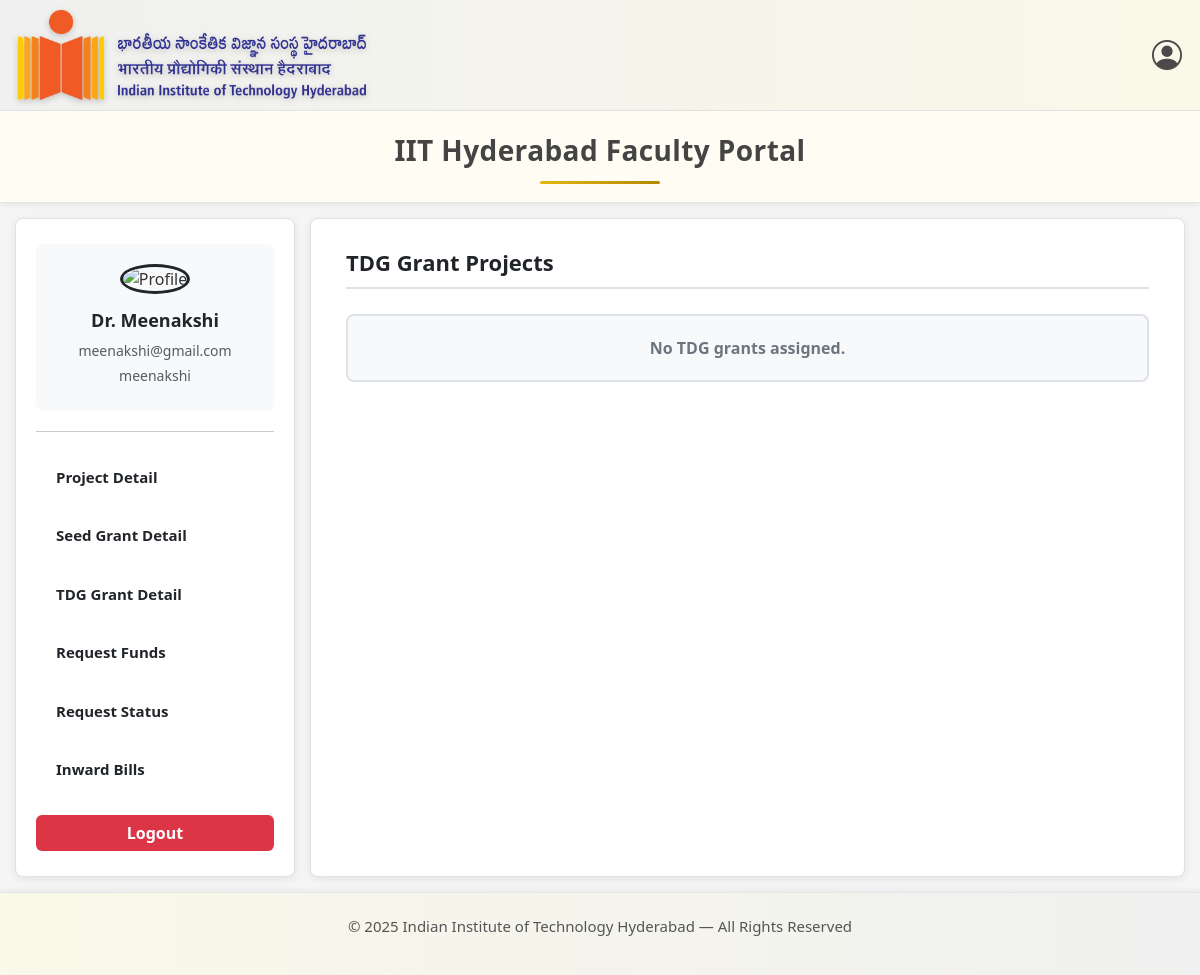
The app's page /dashboard/ (signed in) with its own data.
### project/models.py (models this page shows, shortened)
class Faculty(models.Model):
    user = models.OneToOneField(settings.AUTH_USER_MODEL,related_name='faculty', on_delete=models.CASCADE, null=True, blank=True)
    faculty_id = models.CharField(max_length=50, unique=True, primary_key=True)  # Excel: Faculty ID
    pi_name = models.CharField(max_length=255)  # Excel: PI Name
    email = models.EmailField(blank=True, null=True)  # Excel: PI Email ID
    designation = models.CharField(max_length=100, blank=True, null=True)
    department = models.CharField(max_length=100, blank=True, null=True)  # Excel: Dept.
    photo = models.ImageField(upload_to='faculty_photos/', blank=True, null=True)
    class Meta:
        verbose_name = "Faculty Member"
        verbose_name_plural = "Faculty Members"

class CustomUser(AbstractUser):
    ROLE_CHOICES = (
        ('faculty', 'Faculty'),
        ('admin', 'Admin Member'),
        ('sheet', 'SheetUser')
    )
    role = models.CharField(max_length=20, choices=ROLE_CHOICES, default='faculty')
    objects = CustomUserManager()
    class Meta:
        verbose_name = "user"
        verbose_name_plural = "Users"

### project/views.py (the view)
# urls.py: path('dashboard/', views.dashboard, name='dashboard'),
@login_required
def dashboard(request):
    faculty = get_object_or_404(Faculty, user=request.user)
    projects = Project.objects.filter(faculty_id=faculty.faculty_id)
    seed_projects = SeedGrant.objects.filter(faculty_id=faculty.faculty_id)
    tdg_projects = TDGGrant.objects.filter(faculty_id=faculty.faculty_id)
    for s in seed_projects:
        s.encoded_grant_no = urllib.parse.quote(s.grant_no, safe="")
    for t in tdg_projects:
        t.encoded_grant_no = urllib.parse.quote(t.grant_no, safe="")
    project_type = request.GET.get("type", "all")  # all / project / seed
    if project_type == "project":
        show_projects = True
        show_seed = False
        show_tdg = False
    elif project_type == "seed":
        show_projects = False
        show_seed = True
        show_tdg = False   # ✅ show both Seed + TDG together
    else:
        show_projects = False
        show_seed = False
        show_tdg = True  # ✅ default: show everything
    return render(request, "dashboard.html", {
        "faculty": faculty,
        "projects": projects,
        "seed_projects": seed_projects,
        "tdg_projects": tdg_projects,
        "project_type": project_type,
        "show_projects": show_projects,
        "show_seed": show_seed,
        "show_tdg": show_tdg,
    })

### templates/dashboard.html (shortened to what this page needs)
{% extends "base.html" %}
{% load static %}
{% block content %}
<div class="dashboard-wrapper">
    <aside class="dashboard-sidebar">
        <div class="profile-box">
            {% if faculty.photo %}
                <img src="{{ faculty.photo.url }}" alt="Profile" class="rounded-circle border border-3 border-dark mb-3 profile-pic">
            {% else %}
                <img src="{% static 'images/default_profile.png' %}" alt="Profile" class="rounded-circle border border-3 border-dark mb-3 profile-pic">
            {% endif %}
            <h5 class="fw-bold mb-2 text-dark">{{ faculty.pi_name }}</h5>
            <p class="text-muted small mb-1">{{ faculty.user.email }}</p>
            <p class="text-muted small">{{ faculty.user.username }}</p>
        </div>
        <hr>
        <nav class="sidebar-nav">
            <a href="{% url 'dashboard' %}?type=project"
               class="sidebar-nav-link {% if project_type == 'project' %}active{% endif %}">
                Project Detail
            </a>
            <a href="{% url 'dashboard' %}?type=seed"
               class="sidebar-nav-link {% if project_type == 'seed' %}active{% endif %}">
                Seed Grant Detail
            </a>
            <a href="{% url 'dashboard' %}?type=tdg"
               class="sidebar-nav-link {% if project_type == 'tdg' %}active{% endif %}">
                TDG Grant Detail
            </a>
            <a href="{% url 'create_fund_request' %}" class="sidebar-nav-link"> Request Funds </a>
            <a href="{% url 'request_status' %}" class="sidebar-nav-link"> Request Status </a>
            <a href="{% url 'bill_inwards' %}" class="sidebar-nav-link"> Inward Bills </a>
        </nav>
        <div class="logout-btn">
            <form method="POST" action="{% url 'logout' %}">
                <button type="submit" class="btn btn-danger w-100 fw-semibold" style="border: none; cursor: pointer;">
                    Logout
                </button>
            </form>
        </div>
    </aside>
    <main class="dashboard-main">
        {% if show_tdg %}
        <section>
            <h4 class="section-heading">TDG Grant Projects</h4>
            {% if tdg_projects %}
                <div class="project-list">
                    {% for tdg in tdg_projects %}
                    <div class="project-row">
                        <div class="project-title">
                            <h6>{{ tdg.title }}</h6>
                        </div>
                        <div class="project-number">
                            <span class="project-badge">{{ tdg.grant_no }}</span>
                        </div>
                        <div class="project-action">
                            <a href="{% url 'bill_report_user' tdg.encoded_grant_no %}" class="btn-view">
                                View Report
                            </a>
                        </div>
                    </div>
                    {% endfor %}
                </div>
            {% else %}
                <div class="no-data-alert">No TDG grants assigned.</div>
            {% endif %}
        </section>
        {% endif %}
    </main>
</div>
{% endblock %}

### templates/base.html (style rules this page uses)
body { font-family: "Segoe UI", Tahoma, Geneva, Verdana, sans-serif; margin: 0; min-height: 100vh; display: flex; flex-direction: column; background: #f9fafc; color: #333; }

### templates/dashboard.html (style rules this page uses)
body { margin: 0; padding: 0; background: #f5f5f5; overflow-x: hidden; font-family: "Segoe UI", Tahoma, Geneva, Verdana, sans-serif; }
.dashboard-wrapper { display: flex; width: 100%; min-height: calc(100vh - 250px); gap: 0; padding: 15px 15px; box-sizing: border-box; }
.dashboard-sidebar { width: 280px; background: #ffffff; border: 1px solid #dee2e6; border-radius: 8px; padding: 25px 20px; display: flex; flex-direction: column; box-shadow: 0 2px 8px rgba(0, 0, 0, 0.08); margin-right: 15px; }
.dashboard-sidebar .profile-pic { width: 110px; height: 110px; object-fit: cover; }
.dashboard-sidebar .profile-box { background: #f8f9fa; border-radius: 8px; padding: 20px 15px; text-align: center; }
.dashboard-sidebar h5 { color: #212529; font-size: 18px; margin-bottom: 10px; }
.dashboard-sidebar .profile-box p { margin-bottom: 5px; font-size: 14px; }
.dashboard-sidebar hr { margin: 20px 0; }
.sidebar-nav { display: flex; flex-direction: column; gap: 8px; margin-bottom: 20px; }
.sidebar-nav-link { background: transparent; border: none; text-align: left; padding: 14px 20px; font-weight: 600; color: #212529; border-radius: 6px; transition: all 0.3s ease; font-size: 15px; text-decoration: none; display: block; }
.logout-btn { margin-top: auto; }
.dashboard-main { flex: 1; background: #ffffff; border: 1px solid #dee2e6; border-radius: 8px; box-shadow: 0 2px 8px rgba(0, 0, 0, 0.08); padding: 30px 35px; overflow-y: auto; }
.section-heading { font-size: 22px; font-weight: 700; color: #212529; margin-bottom: 25px; padding-bottom: 12px; border-bottom: 2px solid #dee2e6; }
.no-data-alert { background: #f8f9fa; border: 2px solid #dee2e6; border-radius: 8px; padding: 20px; text-align: center; color: #6c757d; font-weight: 600; }

### records on screen
Faculty: pi_name "Dr. Meenakshi", user.email "meenakshi@gmail.com", user.username "meenakshi"
